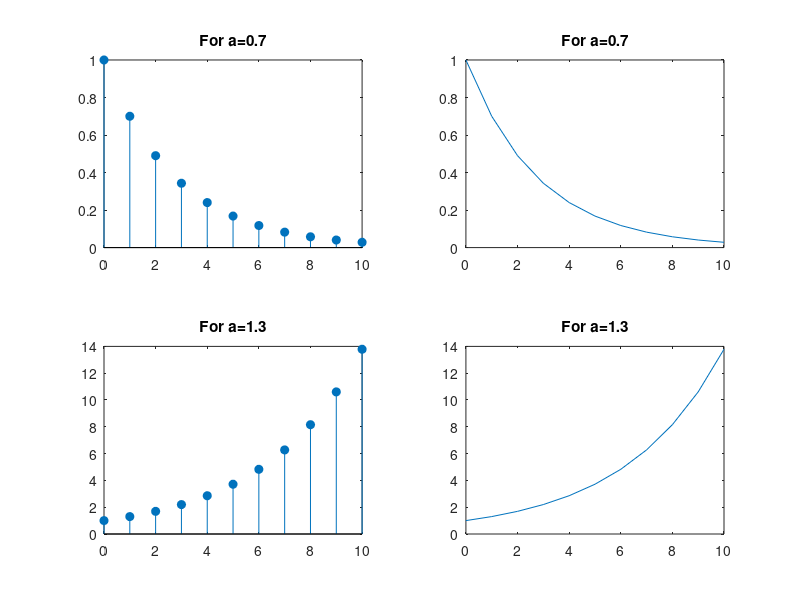

MATLAB code for this plot:
n=0:10;
a=0.7;
X=power(a,n);

subplot(2,2,1);
stem(n,X,'filled');    %Discrete 
title('For a=0.7');
subplot(2,2,2);
plot(n,X);      %Continuous
title('For a=0.7');


a=1.3;
X=power(a,n);

subplot(2,2,3);
stem(n,X,'filled');    %Discrete 
title('For a=1.3');
subplot(2,2,4);
plot(n,X);      %Continuous
title('For a=1.3');